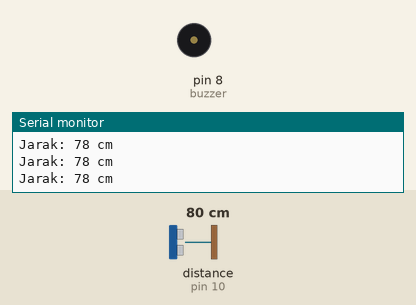
Simulated run of this sketch. Board: Arduino Uno, built with avr-gcc and run on an emulated ATmega328P. Parts: buzzer (waves = sounding, pin HIGH), the last lines printed to the serial monitor. Wiring (inferred from the names in the program): ultrasonic range finder: trigger pin 9; echo pin 10. The inputs (shaded band) are chosen by the test bench; at power-on: distance to the obstacle (sensor on pin 10) 80 cm. The echo pulse lasts 58.3 µs per cm; pins used as bus, display or sensor lines are not drawn.

Above: at 1.2 s.
1.3 s: distance to the obstacle (sensor on pin 10) set to 53 cm
4.3 s: distance to the obstacle (sensor on pin 10) set to 45 cm
At 5.6 s:
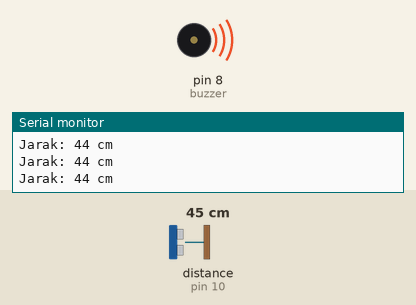
5.9 s: distance to the obstacle (sensor on pin 10) set to 60 cm
At 6.4 s:
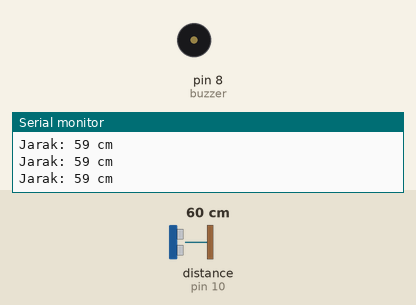
7.4 s: distance to the obstacle (sensor on pin 10) set to 2 cm
At 8.7 s:
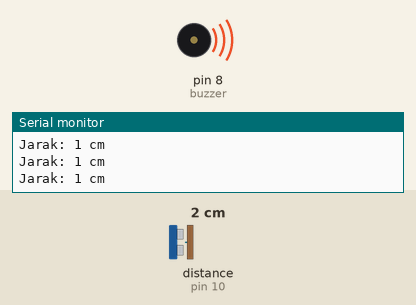
Timing chart, 0 to 10.0 s (numbered marks = the images above; inputs shaded):
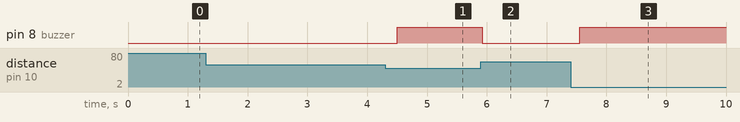

The sketch:

sketch_sep9a.ino
```cpp
#define trigPin 9
#define echoPin 10
#define buzzer 8

void setup() {
  pinMode(trigPin, OUTPUT);
  pinMode(echoPin, INPUT);
  pinMode(buzzer, OUTPUT);
  Serial.begin(9600);
}

void loop() {
  long duration;
  int distance;

  // Mengirim sinyal ultrasonik
  digitalWrite(trigPin, LOW);
  delayMicroseconds(2);
  digitalWrite(trigPin, HIGH);
  delayMicroseconds(10);
  digitalWrite(trigPin, LOW);

  // Membaca jarak
  duration = pulseIn(echoPin, HIGH);
  distance = duration * 0.034 / 2;

  Serial.print("Jarak: ");
  Serial.print(distance);
  Serial.println(" cm");

  // Jika jarak di bawah 50 cm, buzzer menyala
  if (distance < 50) {
    digitalWrite(buzzer, HIGH);
  } else {
    digitalWrite(buzzer, LOW);
  }

  delay(200); // Delay untuk kestabilan pembacaan
}
```

Measured:
- the behaviour switches between 51 and 50 cm on distance to the obstacle (sensor on pin 10) (found by bisection; images 0 and 1)
- after the input at 4.3 s, pin 8 (buzzer): LOW → HIGH after 0.20 s
- after the input at 5.9 s, pin 8 (buzzer): HIGH → LOW at once
- after the input at 7.4 s, pin 8 (buzzer): LOW → HIGH after 0.15 s
